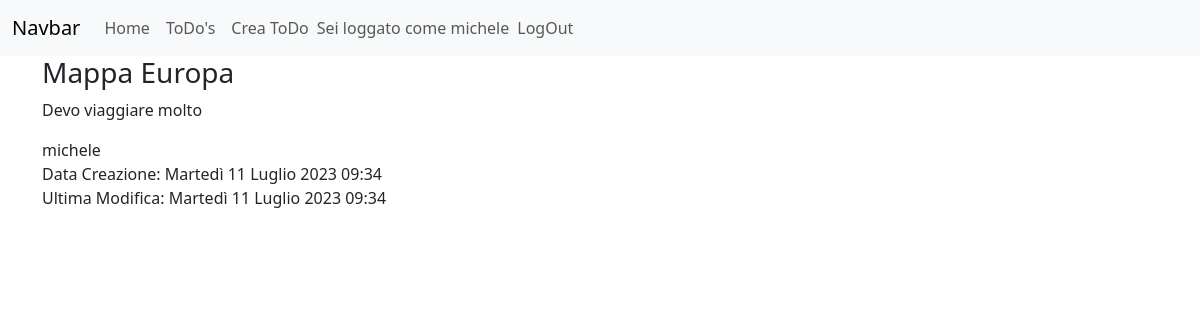
Page /todo/1 (signed in) on the committed database.
### main/models.py (models this page shows, shortened)
class ToDo(models.Model):
    autore = models.ForeignKey(User, on_delete = models.CASCADE)
    categoria = models.ForeignKey(ToDoCategory, on_delete=models.CASCADE, default=None)
    img = models.ImageField(default=None, upload_to='img')
    titolo = models.CharField('Titolo del ToDo',max_length = 200,default=None)
    task = models.TextField('Descrizione del Task')
    create_at = models.DateTimeField(auto_now_add=True)
    update_at = models.DateTimeField(auto_now_add=True)

### main/views.py (the view)
# urls.py: path('todo/<int:todo_id>', views.todo, name='todo'),
def todo(request,todo_id):
    todo = ToDo.objects.get(pk=todo_id)
    return render(request, 'main/todo.html', {'todo':todo})

### main/templates/main/todo.html (shortened to what this page needs)
{% extends 'base.html' %}
{% block contenuto %}
<h3>{{ todo.titolo }}</h3>
<p>{{ todo.task }}</p>
<p>{{ todo.autore }}<br>Data Creazione: {{ todo.create_at }} <br>Ultima Modifica: {{ todo.update_at }} </p>
{% endblock contenuto %}

### main/templates/base.html (shortened to what this page needs)
<!doctype html>
<html lang="it">
  <head>
    <link href="https://cdn.jsdelivr.net/npm/bootstrap@5.3.0/dist/css/bootstrap.min.css" rel="stylesheet">
  </head>
  <body>
    <nav class="navbar navbar-expand-lg bg-body-tertiary">
      <div class="container-fluid">
        <a class="navbar-brand" href="#">Navbar</a>
        <div class="collapse navbar-collapse" id="navbarNav">
          <ul class="navbar-nav">
            <li class="nav-item">
              <a class="nav-link" href="{% url 'index' %}">Home</a>
            </li>
            <li class="nav-item">
              <a class="nav-link" href="{% url 'todos' %}">ToDo's</a>
            </li>
            <li class="nav-item">
              <a class="nav-link" href="{% url 'crea_todo' %}">Crea ToDo</a>
            </li>
            {% if user.is_authenticated %}
            <span class="navbar-text">Sei loggato come {{ user.username}}</span>
            <li class="nav-item">
              <a class="nav-link" href="/logout">LogOut</a>
            </li>
            {% else %}
            <li class="nav-item">
              <a class="nav-link" href="/login">LogIn</a>
            </li>
            {% endif %}
          </ul>
        </div>
      </div>
    </nav>
    <div class="container">
    {% block contenuto %}{% endblock contenuto %}
    </div>
  </body>
</html>

### rows in the picture
ToDo: titolo "Mappa Europa", task "Devo viaggiare molto", autore "michele", create_at "Martedì 11 Luglio 2023 09:34", update_at "Martedì 11 Luglio 2023 09:34"

### other values in the picture
{{ user.username }} "michele"
